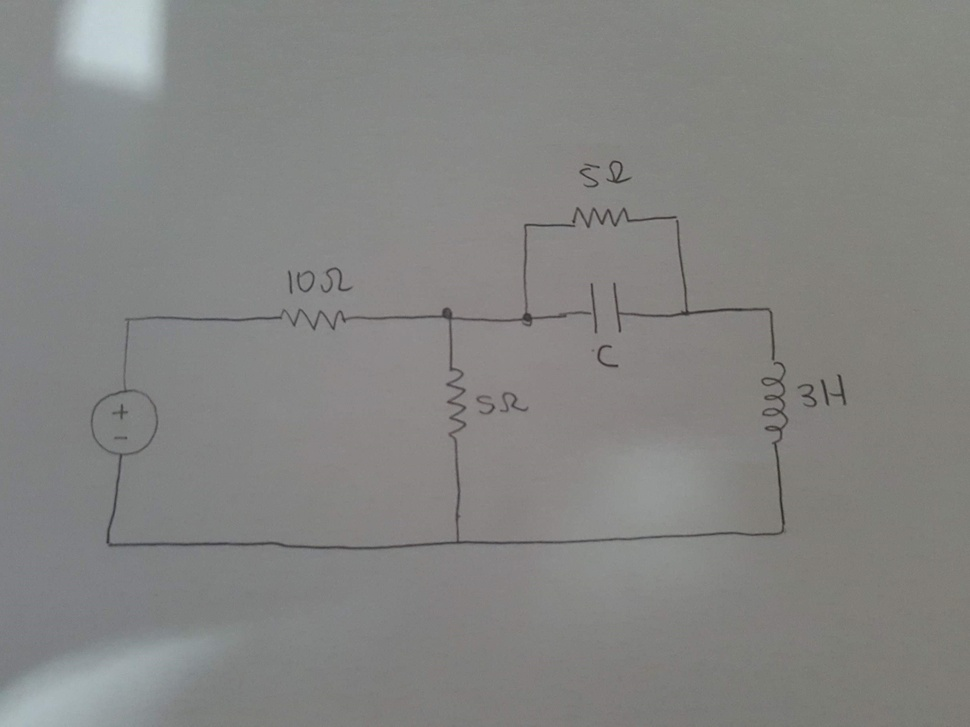
#> input picture plugins/Circuit Visionary/training/CircuitNet/dataset/circuits/20201127_135808.jpg, 970 x 727 px, shrunk from 2449 x 1836 before the run
$ python -i datasheet.py   (imports and definitions only)
#> lines starting #> are read from the running program, lines starting #| are printed output that depends on the picture; after the words box and inside, x2 and y2 are one past the last pixel; in counts of white or black regions, pixels touching at a corner belong together
#> further down, picture is the input picture: shape (727, 970, 3); mean B, G, R 130.4, 132.2, 132.1
"""Datasheet schematic preprocessor.

Handles IEEE/manufacturer datasheet pages:
1. PDF schematic region extraction (page → schematic crop)
2. Vector-to-raster conversion at high DPI if needed
3. Color channel separation for color-coded signals
4. Page segmentation (isolate schematic from text/tables)
"""

from __future__ import annotations

import logging
from pathlib import Path

import cv2
import numpy as np

log = logging.getLogger(__name__)


class DatasheetPreprocessor:
    def __init__(
        self,
        *,
        target_dpi: int = 300,
        min_schematic_area_ratio: float = 0.1,
    ):
        self.target_dpi = target_dpi
        self.min_area_ratio = min_schematic_area_ratio

    def process(self, image: np.ndarray) -> np.ndarray:
        """Full preprocessing chain for datasheet schematics."""
        result = image.copy()

        # 1. If color, separate into channels for analysis
        has_color = self._has_significant_color(result)

        # 2. Page segmentation — find the schematic region
        result = self._segment_schematic_region(result)

        # 3. Normalize to grayscale-ish for the detector
        #    (keep 3-channel BGR but enhance contrast)
        result = self._enhance(result)

        log.info("Datasheet preprocessing complete (color=%s)", has_color)
        return result

    def _has_significant_color(self, image: np.ndarray) -> bool:
        """Check if the image has meaningful color content (vs. B&W scan)."""
        if len(image.shape) < 3:
            return False

        hsv = cv2.cvtColor(image, cv2.COLOR_BGR2HSV)
#> hsv: shape (727, 970, 3); mean H, S, V 44.3, 8.1, 133.5
        saturation = hsv[:, :, 1]
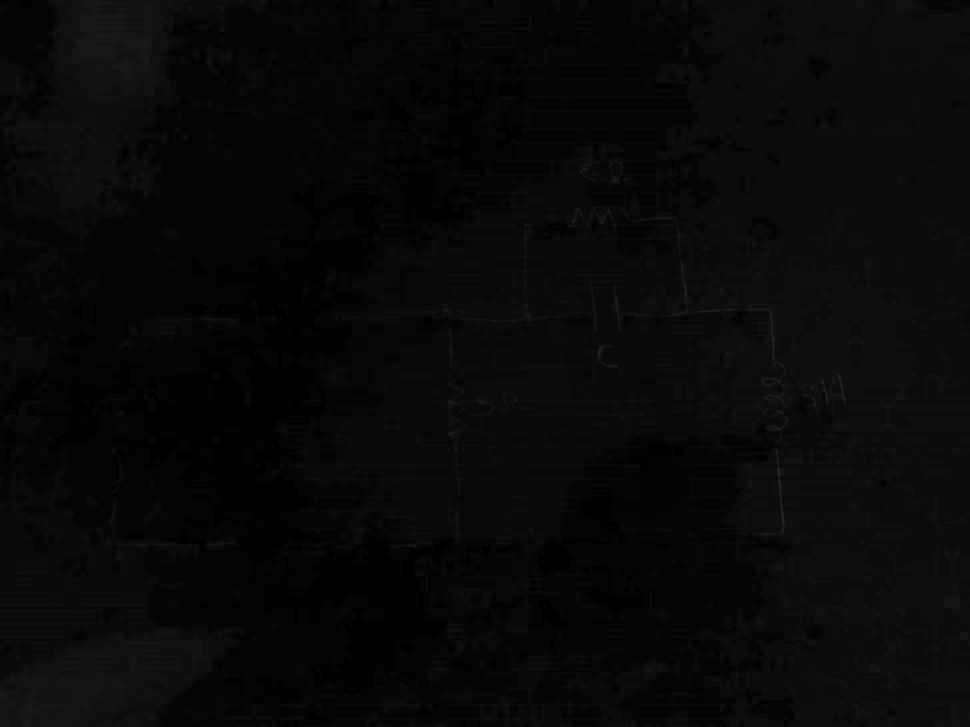
#> saturation: shape (727, 970); min 0, max 49, mean 8.1
#> in process, `has_color = self._has_significant_color(result)`: has_color = False
        return float(np.mean(saturation)) > 30

    def _segment_schematic_region(self, image: np.ndarray) -> np.ndarray:
        """Find the largest schematic-like region on the page.

        Datasheets mix schematics with text blocks, tables, and graphs.
        We look for the region with the most line-like content (wires,
        components) vs text-like content.
        """
        gray = cv2.cvtColor(image, cv2.COLOR_BGR2GRAY) if len(image.shape) == 3 else image
        h, w = gray.shape
#> h = 727; w = 970

        # Edge detection
        edges = cv2.Canny(gray, 30, 100)
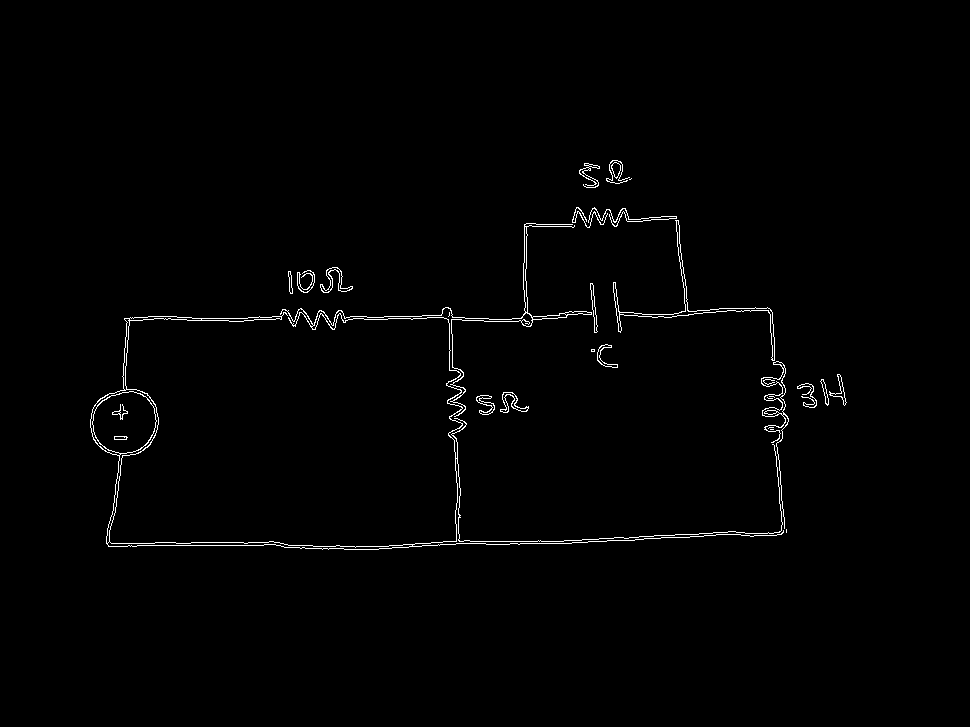
#> edges: shape (727, 970); 1% white in thin lines or dots, all inside (x1, y1, x2, y2) = (90, 160, 847, 550)

        # Dilate edges to form connected regions
        kernel = cv2.getStructuringElement(cv2.MORPH_RECT, (20, 20))
        dilated = cv2.dilate(edges, kernel, iterations=3)
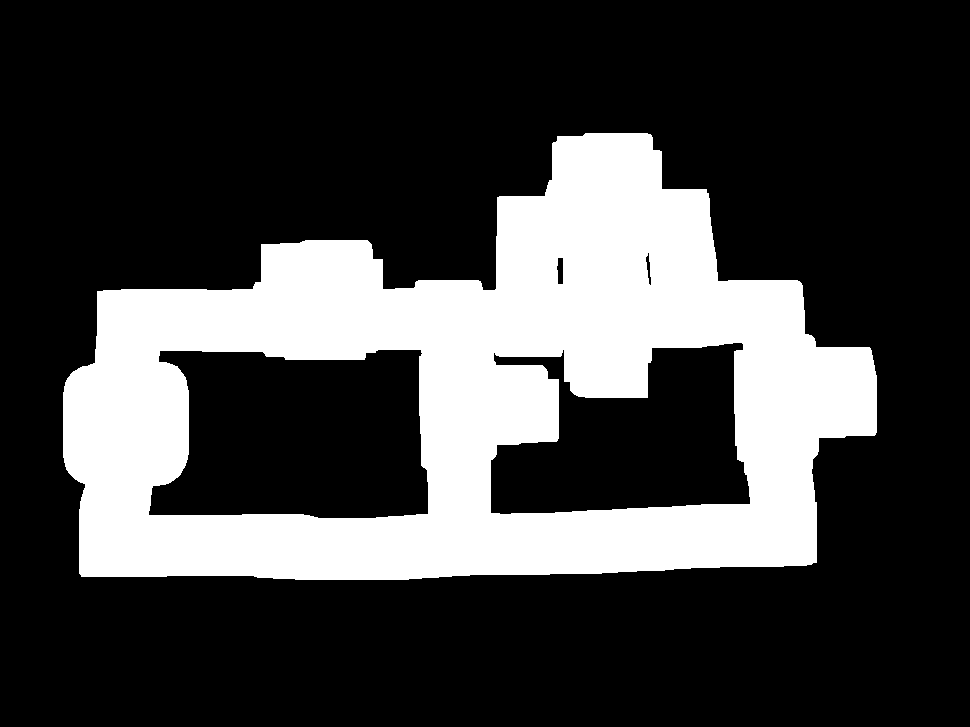
#> dilated: shape (727, 970); 25.6% white; 1 white region

        # Find contours of candidate regions
        contours, _ = cv2.findContours(dilated, cv2.RETR_EXTERNAL, cv2.CHAIN_APPROX_SIMPLE)
#> contours = 1 contour; box (x1, y1, x2, y2) and area: (63, 133, 877, 580) 248485

        if not contours:
            return image

        total_area = h * w
#> total_area = 705190
        best_region = None
        best_score = 0

        for contour in contours:
            x, y, cw, ch = cv2.boundingRect(contour)
            area = cw * ch

            if area < total_area * self.min_area_ratio:
                continue

            # Score: prefer large, roughly square-ish regions with high edge density
            region_edges = edges[y : y + ch, x : x + cw]
            edge_density = np.count_nonzero(region_edges) / max(area, 1)
            aspect = min(cw, ch) / max(cw, ch)

            score = area * edge_density * aspect
            if score > best_score:
                best_score = score
                best_region = (x, y, cw, ch)
#> this loop made 1 pass
#> (x, y, cw, ch, area, edge_density, aspect, score) on pass 1: (63, 133, 814, 447, 363858, 0.02, 0.549, 3992.8)
#> pass 1, in _segment_schematic_region, `region_edges = edges[y : y + ch, x : x + cw]`:
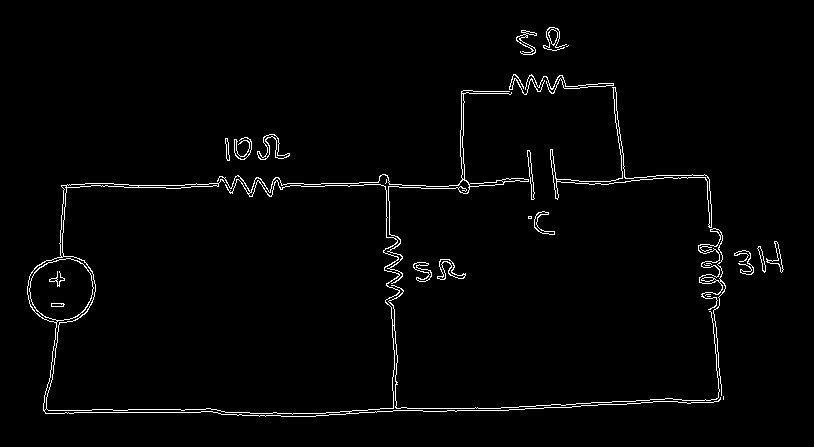
#> region_edges: shape (447, 814); 2% white in thin lines or dots, all inside (x1, y1, x2, y2) = (27, 27, 784, 417)
#> after the loop, best_score = 3992.8

        if best_region is None:
            return image

        x, y, cw, ch = best_region
        # Add margin
        margin = 20
        x1 = max(0, x - margin)
#> x1 = 43
        y1 = max(0, y - margin)
#> y1 = 113
        x2 = min(w, x + cw + margin)
#> x2 = 897
        y2 = min(h, y + ch + margin)
#> y2 = 600

        cropped = image[y1:y2, x1:x2]
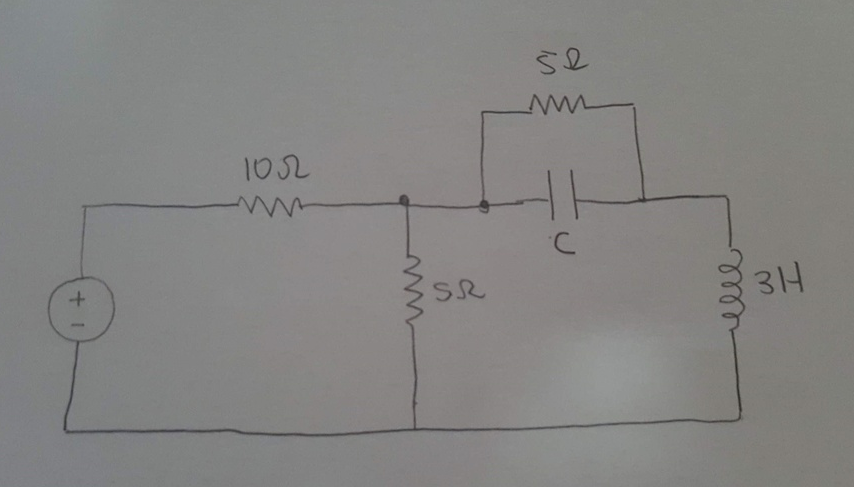
#> cropped: shape (487, 854, 3); mean B, G, R 129.9, 131.5, 132.3

        # Sanity check: don't crop too aggressively
        if cropped.shape[0] < h * 0.2 or cropped.shape[1] < w * 0.2:
            log.debug("Schematic region too small, keeping full page")
            return image

        log.debug(
            "Segmented schematic region: %dx%d at (%d,%d)",
            x2 - x1,
            y2 - y1,
            x1,
            y1,
        )
        return cropped

    def _enhance(self, image: np.ndarray) -> np.ndarray:
        """Enhance contrast and sharpen for component detection."""
        if len(image.shape) < 3:
            image = cv2.cvtColor(image, cv2.COLOR_GRAY2BGR)

        # Sharpen
        blur = cv2.GaussianBlur(image, (0, 0), 3)
        sharpened = cv2.addWeighted(image, 1.5, blur, -0.5, 0)

        # CLAHE on L channel
        lab = cv2.cvtColor(sharpened, cv2.COLOR_BGR2LAB)
#> lab: shape (487, 854, 3); mean of channels 0, 1, 2 140.2, 128, 129
        l, a, b = cv2.split(lab)
        clahe = cv2.createCLAHE(clipLimit=2.0, tileGridSize=(8, 8))
        l = clahe.apply(l)
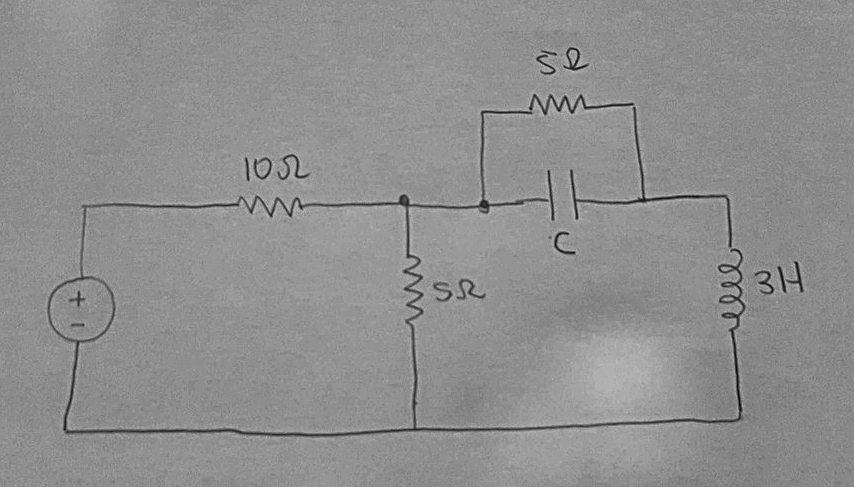
#> l: shape (487, 854); min 5, max 189, mean 142.6
        lab = cv2.merge([l, a, b])
#> lab: shape (487, 854, 3); mean of channels 0, 1, 2 142.6, 128, 129
        return cv2.cvtColor(lab, cv2.COLOR_LAB2BGR)

>>> import cv2
>>> picture = cv2.imread('../../training/CircuitNet/dataset/circuits/20201127_135808.jpg')
>>> result = DatasheetPreprocessor().process(picture)

$ run again, on plugins/Circuit Visionary/training/CircuitNet/dataset/circuits/20210307_185350.jpg
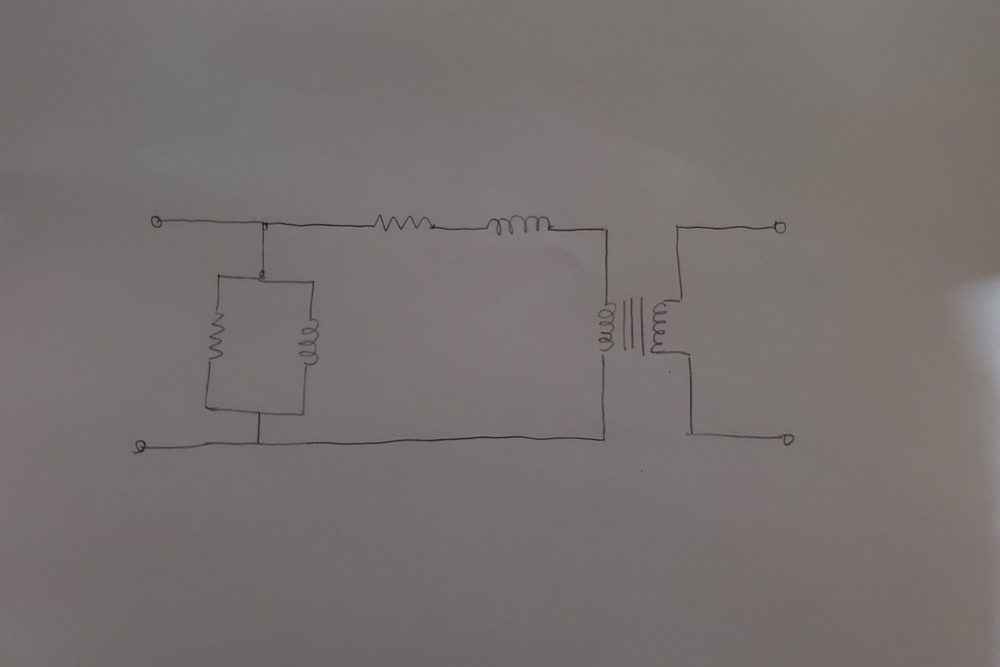
#> input picture plugins/Circuit Visionary/training/CircuitNet/dataset/circuits/20210307_185350.jpg, 1000 x 667 px, shrunk from 4029 x 2686 before the run
#> picture is the input picture: shape (667, 1000, 3); mean B, G, R 111.3, 112.9, 118.5
#> hsv: shape (667, 1000, 3); mean H, S, V 29.1, 15.8, 118.5
#> has_color = False
#> in _segment_schematic_region, `edges = cv2.Canny(gray, 30, 100)`:
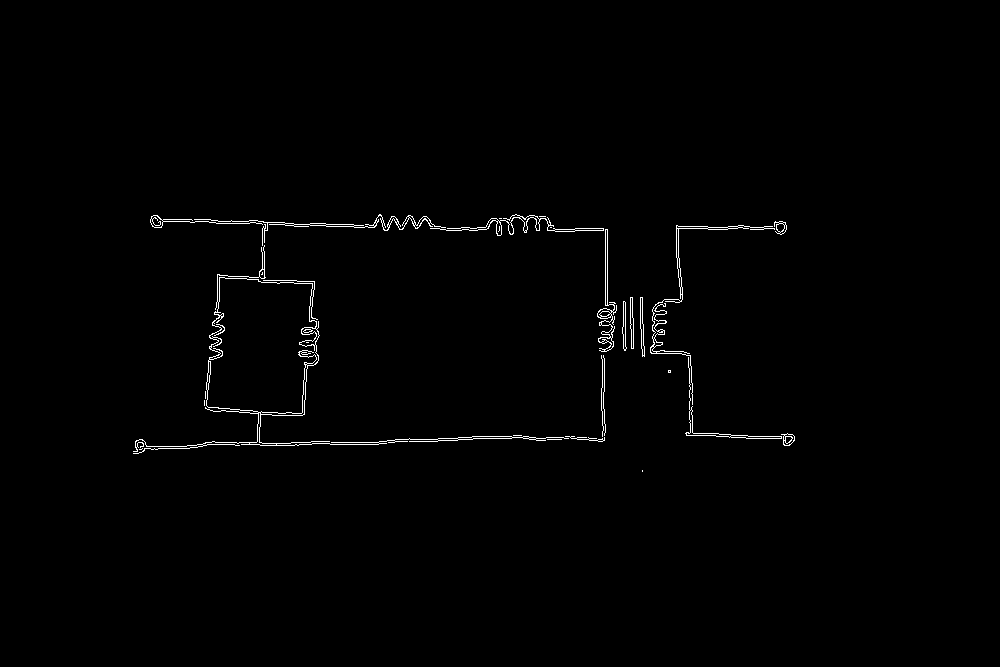
#> edges: shape (667, 1000); 0.84% white in thin lines or dots, all inside (x1, y1, x2, y2) = (133, 214, 795, 472)
#> dilated: shape (667, 1000); 20.9% white; 1 white region
#> contours = 1 contour; box (x1, y1, x2, y2) and area: (106, 187, 825, 502) 173553
#> the loop in _segment_schematic_region, `for contour in contours:` made 1 pass
#> (x, y, cw, ch, area, edge_density, aspect, score) on pass 1: (106, 187, 719, 315, 226485, 0.0248, 0.438, 2457.4)
#> after the loop in _segment_schematic_region, `for contour in contours:`: best_score = 2457.4
#> x1 = 86
#> y1 = 167
#> x2 = 845
#> y2 = 522
#> in _enhance, `l = clahe.apply(l)`:
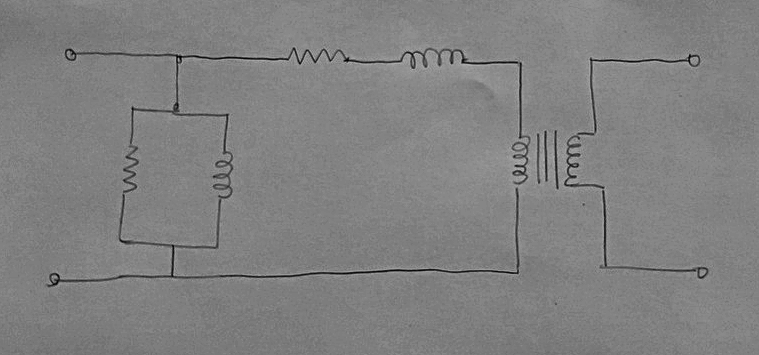
#> l: shape (355, 759); min 1, max 180, mean 128.6

$ run again, on plugins/Circuit Visionary/training/CircuitNet/dataset/circuits/20210307_185905.jpg
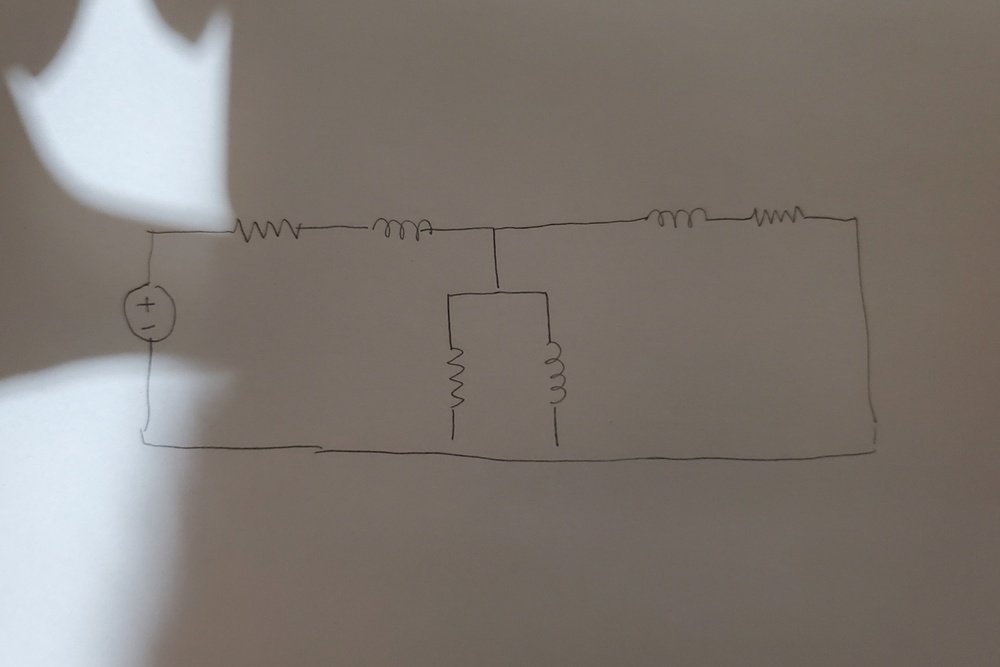
#> input picture plugins/Circuit Visionary/training/CircuitNet/dataset/circuits/20210307_185905.jpg, 1000 x 667 px, shrunk from 4029 x 2686 before the run
#> picture is the input picture: shape (667, 1000, 3); mean B, G, R 114.4, 120.4, 127.8
#> hsv: shape (667, 1000, 3); mean H, S, V 26.4, 37.9, 130.3
#> has_color = True
#> in _segment_schematic_region, `edges = cv2.Canny(gray, 30, 100)`:
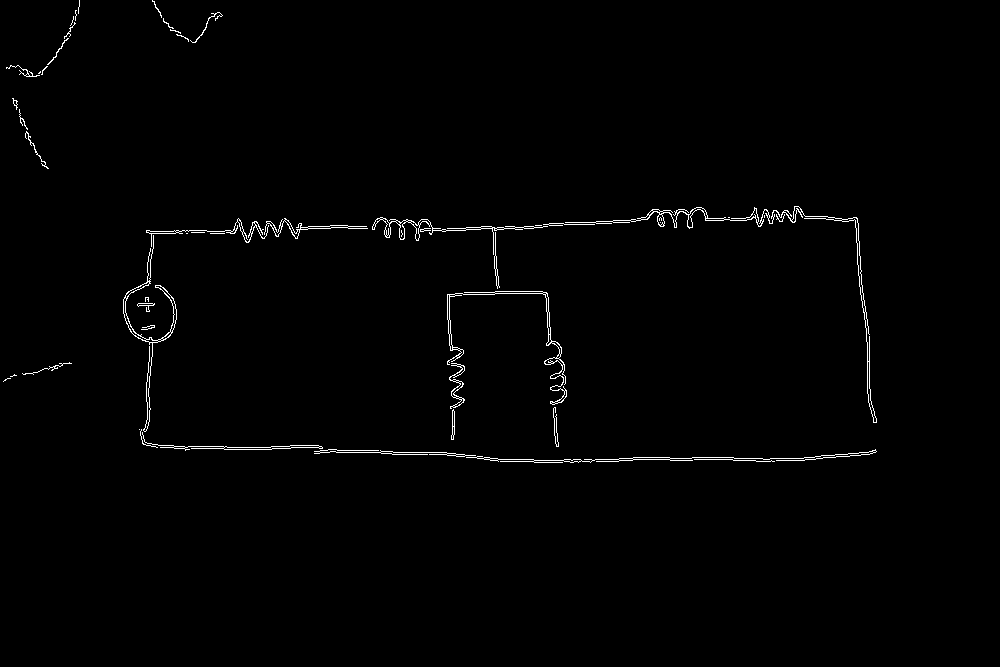
#> edges: shape (667, 1000); 0.96% white in thin lines or dots, all inside (x1, y1, x2, y2) = (3, 0, 877, 463)
#> dilated: shape (667, 1000); 28% white; 3 white regions
#> contours = 3 contours; box (x1, y1, x2, y2) and area: (0, 179, 907, 493) 240238, (0, 0, 110, 199) 15651, (125, 0, 253, 73) 8069
#> the loop in _segment_schematic_region, `for contour in contours:` made 3 passes
#> (x, y, cw, ch, area, edge_density, aspect, score) on pass 1: (0, 179, 907, 314, 284798, 0.0208, 0.346, 2052.6)
#> after the loop in _segment_schematic_region, `for contour in contours:`: best_score = 2052.6
#> in _segment_schematic_region, `x, y, cw, ch = best_region`: y = 179; cw = 907; ch = 314
#> x1 = 0
#> y1 = 159
#> x2 = 927
#> y2 = 513
#> in _enhance, `l = clahe.apply(l)`:
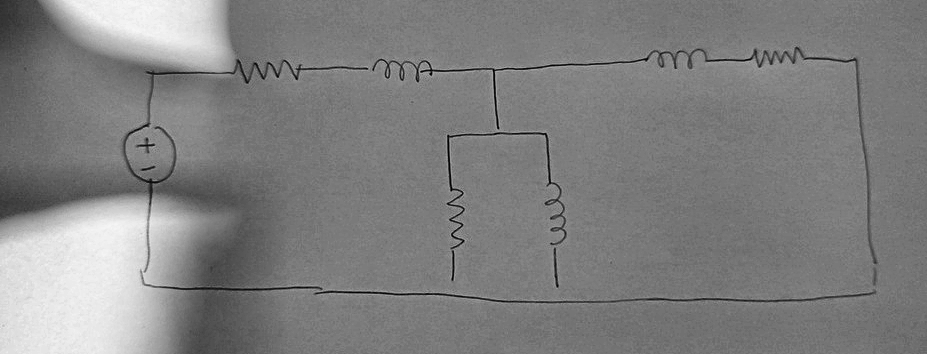
#> l: shape (354, 927); min 1, max 246, mean 128.1
